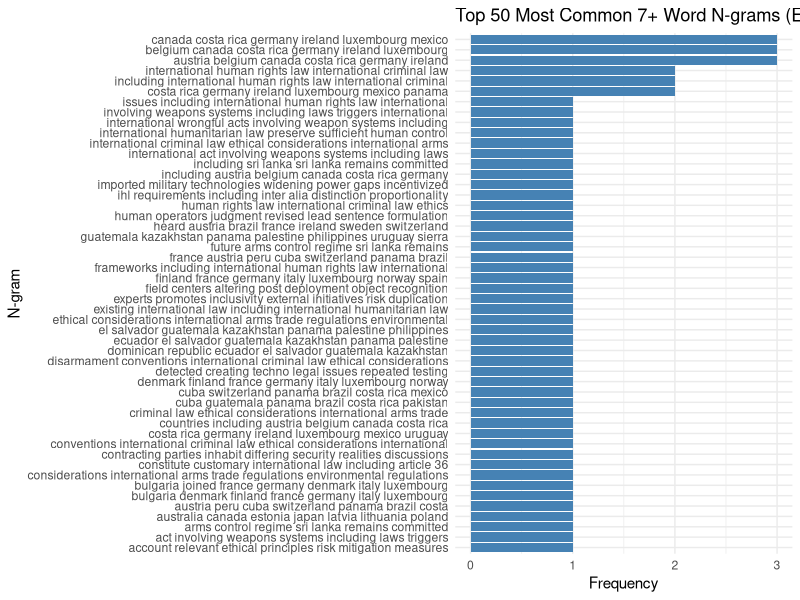
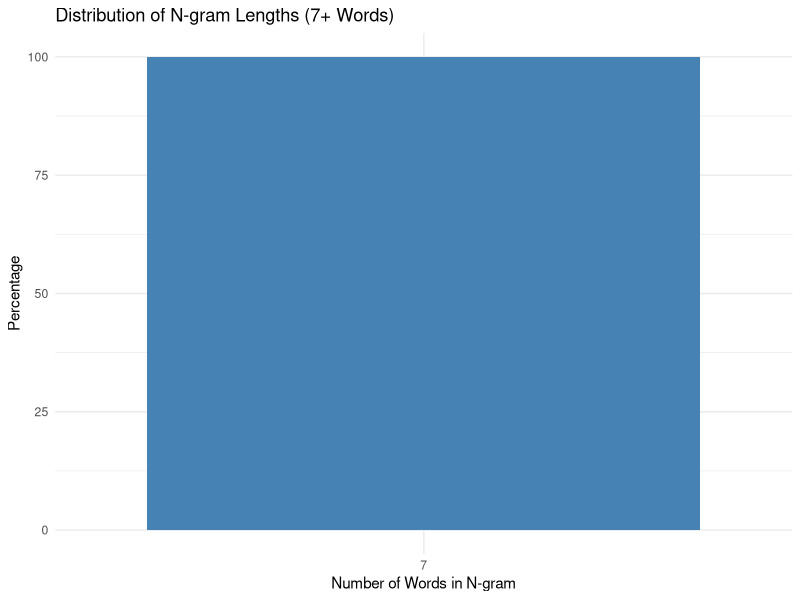
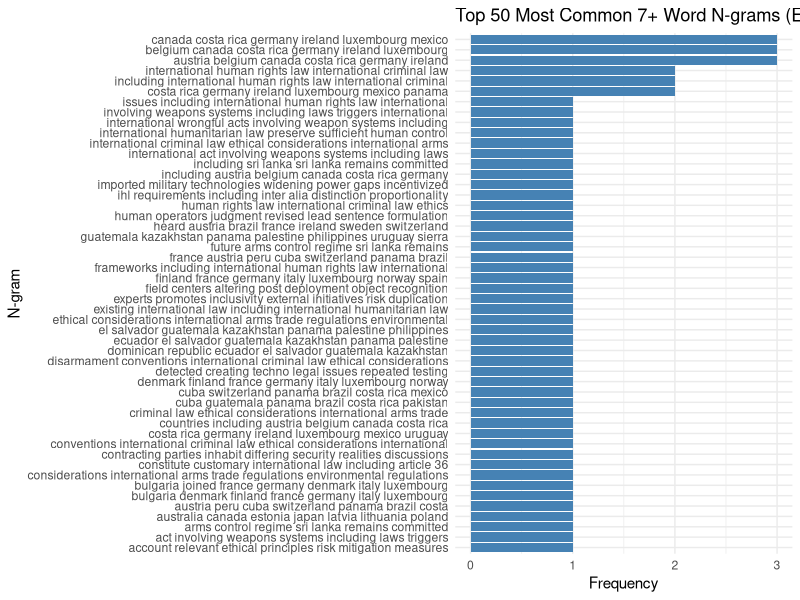
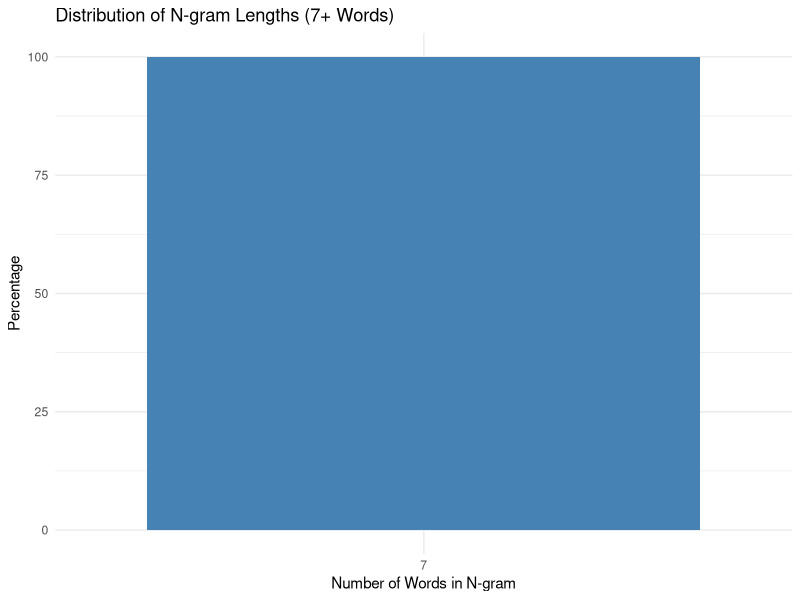

Generate these figures, in order, with R:
library(dplyr)
library(readr)
library(ggplot2)
library(tidytext)
library(stringr)
library(tidyr)

# Read the CSV file
df <- read_csv("tidied_text.csv")

# Function to process n-grams with a minimum of 7 words
process_ngrams_min_7 <- function(n_min) {
  df %>%
    group_by(session_date, session_shift) %>%
    summarise(text = paste(word, collapse = " "), .groups = "drop") %>%
    unnest_tokens(ngram, text, token = "ngrams", n = n_min) %>%
    filter(str_count(ngram, "\\S+") >= n_min) %>% # Ensure that the ngram has at least 7 words
    count(ngram, sort = TRUE) %>%
    mutate(n_words = str_count(ngram, "\\S+"))
}

# Process n-grams with 7 or more words
ngrams_7_plus <- process_ngrams_min_7(7)

# Remove stop words from n-grams
data(stop_words)
ngrams_filtered <- ngrams_7_plus %>%
  separate(ngram, into = paste0("word", 1:max(ngrams_7_plus$n_words)), sep = " ", fill = "right") %>%
  filter(!word1 %in% stop_words$word,
         !word2 %in% stop_words$word | is.na(word2),
         !word3 %in% stop_words$word | is.na(word3),
         !word4 %in% stop_words$word | is.na(word4),
         !word5 %in% stop_words$word | is.na(word5),
         !word6 %in% stop_words$word | is.na(word6),
         !word7 %in% stop_words$word | is.na(word7)) %>%
  unite(ngram, paste0("word", 1:max(ngrams_7_plus$n_words)), sep = " ", na.rm = TRUE) %>%
  arrange(desc(n))

# Display the top 50 most common n-grams with 7+ words after removing stop words
top_50_ngrams_7_plus <- head(ngrams_filtered, 50)
print("Top 50 most common n-grams with 7+ words after removing stop words:")
print(top_50_ngrams_7_plus)

# Create a bar plot of the top 20 most common 7+ word n-grams
p1 <- ggplot(top_50_ngrams_7_plus, aes(x = reorder(ngram, n), y = n)) +
  geom_bar(stat = "identity", fill = "steelblue") +
  coord_flip() +
  labs(title = "Top 50 Most Common 7+ Word N-grams (Excluding Stop Words)", 
       x = "N-gram", 
       y = "Frequency") +
  theme_minimal()

print(p1)
ggsave("top_50_ngrams_7_plus_no_stopwords.png", plot = p1, width = 12, height = 8)

# Calculate the percentage of total n-grams for each n-gram
total_ngrams <- sum(ngrams_filtered$n)
ngrams_filtered <- ngrams_filtered %>%
  mutate(percentage = n / total_ngrams * 100)

# Display the top 50 most common 7+ word n-grams with percentages
print("Top 50 most common 7+ word n-grams with percentages:")
print(head(ngrams_filtered, 50))

# Calculate some statistics
total_unique_ngrams <- nrow(ngrams_filtered)
ngrams_used_once <- sum(ngrams_filtered$n == 1)
percentage_used_once <- (ngrams_used_once / total_unique_ngrams) * 100

# Print the summary statistics
cat("Total n-grams after removing stop words:", total_ngrams, "\n")
cat("Total unique n-grams after removing stop words:", total_unique_ngrams, "\n")
cat("N-grams used only once:", ngrams_used_once, "\n")
cat("Percentage of n-grams used only once:", round(percentage_used_once, 2), "%\n")

# Distribution of n-gram lengths
ngram_length_distribution <- ngrams_filtered %>%
  mutate(ngram_length = str_count(ngram, "\\S+")) %>%
  count(ngram_length) %>%
  mutate(percentage = n / sum(n) * 100)

print("Distribution of n-gram lengths:")
print(ngram_length_distribution)

# Plot the distribution of n-gram lengths
p2 <- ggplot(ngram_length_distribution, aes(x = factor(ngram_length), y = percentage)) +
  geom_bar(stat = "identity", fill = "steelblue") +
  labs(title = "Distribution of N-gram Lengths (7+ Words)", 
       x = "Number of Words in N-gram", 
       y = "Percentage") +
  theme_minimal()

print(p2)
ggsave("ngram_length_distribution_7_plus.png", plot = p2, width = 10, height = 6)
